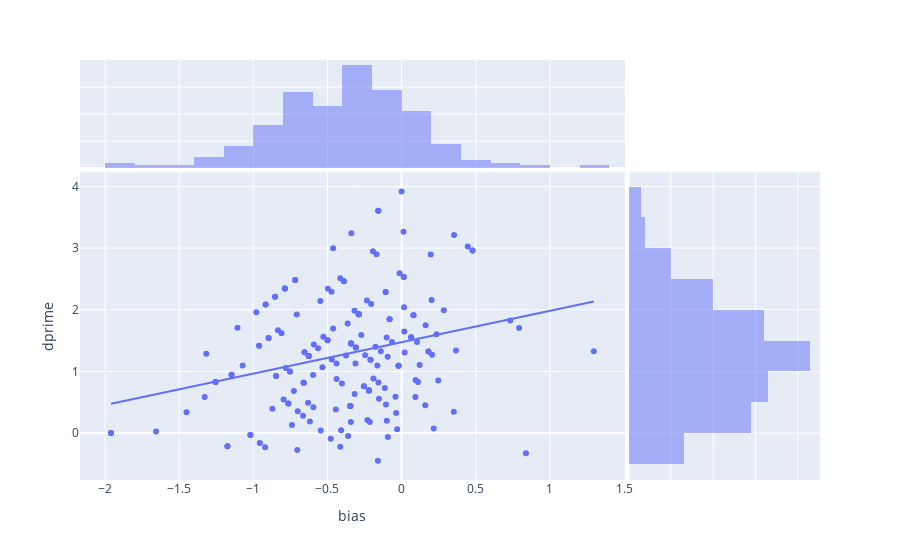

Write notebook code for a chart like this one.
### Code cell
px.scatter(memory_df.dropna(axis=0), x='bias', 
           marginal_x='histogram',
           marginal_y='histogram',
           y='dprime', 
       #     color='sub',
           hover_data=['sub', 'bias'], trendline='ols')

### Figure 1 — Plotly figure (JSON) as saved in the notebook; plotly's stock layout.template omitted (floating-point values rounded to 4 significant figures; data arrays with more than 128 entries replaced by an {"elided": "..."} marker saying what was removed)
{"data": [{"customdata": {"elided": "187x1 str values"}, "hovertemplate": "bias=%{x}<br>dprime=%{y}<br>sub=%{customdata[0]}<extra></extra>", "legendgroup": "", "marker": {"color": "#636efa", "symbol": "circle"}, "mode": "markers", "name": "", "orientation": "v", "showlegend": false, "type": "scatter", "x": {"elided": "187 float values"}, "xaxis": "x", "y": {"elided": "187 float values"}, "yaxis": "y"}, {"alignmentgroup": "True", "bingroup": "x", "hovertemplate": "bias=%{x}<br>count=%{y}<extra></extra>", "legendgroup": "", "marker": {"color": "#636efa"}, "name": "", "offsetgroup": "", "opacity": 0.5, "showlegend": false, "type": "histogram", "x": {"elided": "187 float values"}, "xaxis": "x3", "yaxis": "y3"}, {"alignmentgroup": "True", "bingroup": "y", "hovertemplate": "dprime=%{y}<br>count=%{x}<extra></extra>", "legendgroup": "", "marker": {"color": "#636efa"}, "name": "", "offsetgroup": "", "opacity": 0.5, "showlegend": false, "type": "histogram", "xaxis": "x2", "y": {"elided": "187 float values"}, "yaxis": "y2"}, {"hovertemplate": "<b>OLS trendline</b><br>dprime = 0.509292 * bias + 1.47381<br>R<sup>2</sup>=0.074465<br><br>bias=%{x}<br>dprime=%{y} <b>(trend)</b><extra></extra>", "legendgroup": "", "marker": {"color": "#636efa", "symbol": "circle"}, "mode": "lines", "name": "", "showlegend": false, "type": "scatter", "x": {"elided": "187 float values"}, "xaxis": "x", "y": {"elided": "187 float values"}, "yaxis": "y"}], "layout": {"barmode": "overlay", "legend": {"tracegroupgap": 0}, "margin": {"t": 60}, "xaxis": {"anchor": "y", "domain": [0, 0.7363], "title": {"text": "bias"}}, "xaxis2": {"anchor": "y2", "domain": [0.7413, 1], "matches": "x2", "showgrid": true, "showline": false, "showticklabels": false, "ticks": ""}, "xaxis3": {"anchor": "y3", "domain": [0, 0.7363], "matches": "x", "showgrid": true, "showticklabels": false}, "xaxis4": {"anchor": "y4", "domain": [0.7413, 1], "matches": "x2", "showgrid": true, "showline": false, "showticklabels": false, "ticks": ""}, "yaxis": {"anchor": "x", "domain": [0, 0.7326], "title": {"text": "dprime"}}, "yaxis2": {"anchor": "x2", "domain": [0, 0.7326], "matches": "y", "showgrid": true, "showticklabels": false}, "yaxis3": {"anchor": "x3", "domain": [0.7426, 1], "matches": "y3", "showgrid": true, "showline": false, "showticklabels": false, "ticks": ""}, "yaxis4": {"anchor": "x4", "domain": [0.7426, 1], "matches": "y3", "showgrid": true, "showline": false, "showticklabels": false, "ticks": ""}}}
